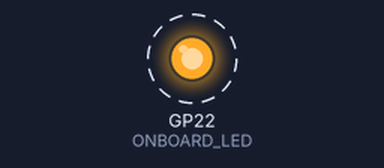
The sketch below on a simulated Raspberry Pi Pico. On the bench: output pins drawn as LEDs (lit = HIGH). Dashed ring = blinking.

Above: at 0.2 s.
Timing chart, 0 to 3.0 s (numbered marks = the images above):
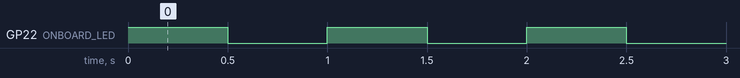

Measured:
- by itself, GP22 (ONBOARD_LED): alternates HIGH for 0.50 s and LOW for 0.50 s

The sketch:

blink_digital.ino
```cpp
#define ONBOARD_LED       22

void setup() {

  pinMode(ONBOARD_LED,OUTPUT);
}
void loop() {
  digitalWrite(ONBOARD_LED, HIGH);
  delay(500);
  digitalWrite(ONBOARD_LED, LOW);
  delay(500);

}
```
